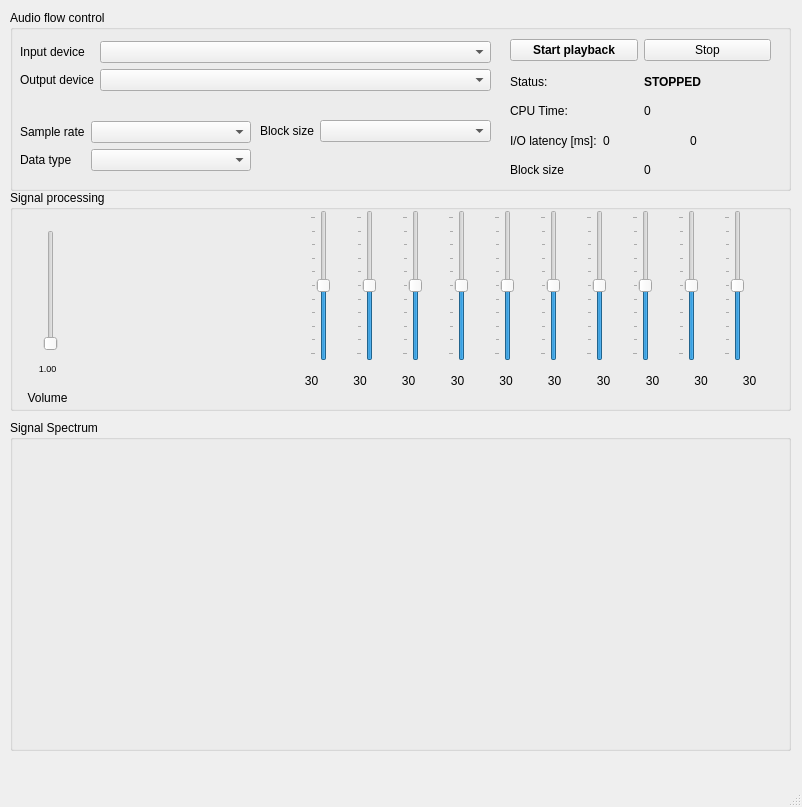
<?xml version="1.0" encoding="UTF-8"?>
<ui version="4.0">
 <class>MainWindow</class>
 <widget class="QMainWindow" name="MainWindow">
  <property name="geometry">
   <rect>
    <x>0</x>
    <y>0</y>
    <width>802</width>
    <height>807</height>
   </rect>
  </property>
  <property name="windowTitle">
   <string>Sound Processing</string>
  </property>
  <property name="autoFillBackground">
   <bool>false</bool>
  </property>
  <property name="documentMode">
   <bool>false</bool>
  </property>
  <widget class="QWidget" name="centralwidget">
   <widget class="QGroupBox" name="groupBox">
    <property name="geometry">
     <rect>
      <x>10</x>
      <y>10</y>
      <width>781</width>
      <height>181</height>
     </rect>
    </property>
    <property name="title">
     <string>Audio flow control</string>
    </property>
    <widget class="QWidget" name="formLayoutWidget">
     <property name="geometry">
      <rect>
       <x>10</x>
       <y>20</y>
       <width>471</width>
       <height>71</height>
      </rect>
     </property>
     <layout class="QFormLayout" name="formLayout">
      <property name="formAlignment">
       <set>Qt::AlignLeading|Qt::AlignLeft|Qt::AlignVCenter</set>
      </property>
      <item row="1" column="0">
       <widget class="QLabel" name="label_2">
        <property name="text">
         <string>Output device</string>
        </property>
       </widget>
      </item>
      <item row="1" column="1">
       <widget class="QComboBox" name="outputDeviceSelector"/>
      </item>
      <item row="0" column="1">
       <widget class="QComboBox" name="inputDeviceSelector">
        <property name="enabled">
         <bool>true</bool>
        </property>
        <property name="editable">
         <bool>false</bool>
        </property>
       </widget>
      </item>
      <item row="0" column="0">
       <widget class="QLabel" name="label">
        <property name="text">
         <string>Input device</string>
        </property>
       </widget>
      </item>
     </layout>
    </widget>
    <widget class="QWidget" name="horizontalLayoutWidget">
     <property name="geometry">
      <rect>
       <x>500</x>
       <y>20</y>
       <width>261</width>
       <height>41</height>
      </rect>
     </property>
     <layout class="QHBoxLayout" name="horizontalLayout">
      <item>
       <widget class="QPushButton" name="startPlaybackBtn">
        <property name="font">
         <font>
          <weight>75</weight>
          <bold>true</bold>
         </font>
        </property>
        <property name="text">
         <string>Start playback</string>
        </property>
        <property name="flat">
         <bool>false</bool>
        </property>
       </widget>
      </item>
      <item>
       <widget class="QPushButton" name="stopPlaybackBtn">
        <property name="text">
         <string>Stop</string>
        </property>
       </widget>
      </item>
     </layout>
    </widget>
    <widget class="QWidget" name="formLayoutWidget_2">
     <property name="geometry">
      <rect>
       <x>10</x>
       <y>100</y>
       <width>231</width>
       <height>71</height>
      </rect>
     </property>
     <layout class="QFormLayout" name="formLayout_2">
      <property name="formAlignment">
       <set>Qt::AlignLeading|Qt::AlignLeft|Qt::AlignVCenter</set>
      </property>
      <item row="0" column="0">
       <widget class="QLabel" name="label_4">
        <property name="text">
         <string>Sample rate</string>
        </property>
       </widget>
      </item>
      <item row="0" column="1">
       <widget class="QComboBox" name="sampleRateSelector"/>
      </item>
      <item row="1" column="0">
       <widget class="QLabel" name="label_5">
        <property name="text">
         <string>Data type</string>
        </property>
       </widget>
      </item>
      <item row="1" column="1">
       <widget class="QComboBox" name="dataTypeSelector"/>
      </item>
     </layout>
    </widget>
    <widget class="QWidget" name="verticalLayoutWidget_2">
     <property name="geometry">
      <rect>
       <x>500</x>
       <y>60</y>
       <width>261</width>
       <height>111</height>
      </rect>
     </property>
     <layout class="QVBoxLayout" name="verticalLayout_2">
      <item>
       <layout class="QHBoxLayout" name="horizontalLayout_2">
        <item>
         <widget class="QLabel" name="label_3">
          <property name="text">
           <string>Status:</string>
          </property>
         </widget>
        </item>
        <item>
         <widget class="QLabel" name="audioStatusLabel">
          <property name="font">
           <font>
            <pointsize>9</pointsize>
            <weight>75</weight>
            <bold>true</bold>
           </font>
          </property>
          <property name="text">
           <string>STOPPED</string>
          </property>
         </widget>
        </item>
       </layout>
      </item>
      <item>
       <layout class="QHBoxLayout" name="horizontalLayout_3">
        <item>
         <widget class="QLabel" name="label_8">
          <property name="text">
           <string>CPU Time:</string>
          </property>
         </widget>
        </item>
        <item>
         <widget class="QLabel" name="CPUTimeLabel">
          <property name="text">
           <string>0</string>
          </property>
          <property name="alignment">
           <set>Qt::AlignLeading|Qt::AlignLeft|Qt::AlignVCenter</set>
          </property>
         </widget>
        </item>
       </layout>
      </item>
      <item>
       <layout class="QHBoxLayout" name="horizontalLayout_4">
        <item>
         <widget class="QLabel" name="label_9">
          <property name="text">
           <string>I/O latency [ms]:</string>
          </property>
         </widget>
        </item>
        <item>
         <widget class="QLabel" name="inputLatencyLabel">
          <property name="text">
           <string>0</string>
          </property>
          <property name="alignment">
           <set>Qt::AlignLeading|Qt::AlignLeft|Qt::AlignVCenter</set>
          </property>
         </widget>
        </item>
        <item>
         <widget class="QLabel" name="outputLatencyLabel">
          <property name="text">
           <string>0</string>
          </property>
         </widget>
        </item>
       </layout>
      </item>
      <item>
       <layout class="QHBoxLayout" name="horizontalLayout_5">
        <item>
         <widget class="QLabel" name="label_10">
          <property name="text">
           <string>Block size</string>
          </property>
         </widget>
        </item>
        <item>
         <widget class="QLabel" name="blockSizeLabel">
          <property name="text">
           <string>0</string>
          </property>
          <property name="alignment">
           <set>Qt::AlignLeading|Qt::AlignLeft|Qt::AlignVCenter</set>
          </property>
         </widget>
        </item>
       </layout>
      </item>
     </layout>
    </widget>
    <widget class="QWidget" name="formLayoutWidget_3">
     <property name="geometry">
      <rect>
       <x>250</x>
       <y>100</y>
       <width>231</width>
       <height>41</height>
      </rect>
     </property>
     <layout class="QFormLayout" name="formLayout_3">
      <property name="formAlignment">
       <set>Qt::AlignLeading|Qt::AlignLeft|Qt::AlignVCenter</set>
      </property>
      <item row="0" column="0">
       <widget class="QLabel" name="label_7">
        <property name="text">
         <string>Block size</string>
        </property>
       </widget>
      </item>
      <item row="0" column="1">
       <widget class="QComboBox" name="blockSizeSelector"/>
      </item>
     </layout>
    </widget>
   </widget>
   <widget class="QGroupBox" name="groupBox_2">
    <property name="geometry">
     <rect>
      <x>10</x>
      <y>190</y>
      <width>781</width>
      <height>221</height>
     </rect>
    </property>
    <property name="title">
     <string>Signal processing</string>
    </property>
    <widget class="QSlider" name="masterVolumeSlider">
     <property name="geometry">
      <rect>
       <x>30</x>
       <y>40</y>
       <width>22</width>
       <height>121</height>
      </rect>
     </property>
     <property name="maximum">
      <number>100</number>
     </property>
     <property name="orientation">
      <enum>Qt::Vertical</enum>
     </property>
     <property name="tickPosition">
      <enum>QSlider::NoTicks</enum>
     </property>
     <property name="tickInterval">
      <number>10</number>
     </property>
    </widget>
    <widget class="QLabel" name="label_6">
     <property name="geometry">
      <rect>
       <x>10</x>
       <y>200</y>
       <width>55</width>
       <height>16</height>
      </rect>
     </property>
     <property name="text">
      <string>Volume</string>
     </property>
     <property name="alignment">
      <set>Qt::AlignCenter</set>
     </property>
    </widget>
    <widget class="QLabel" name="volumeSliderValue">
     <property name="geometry">
      <rect>
       <x>10</x>
       <y>170</y>
       <width>55</width>
       <height>16</height>
      </rect>
     </property>
     <property name="font">
      <font>
       <pointsize>7</pointsize>
       <kerning>true</kerning>
      </font>
     </property>
     <property name="text">
      <string>1.00</string>
     </property>
     <property name="alignment">
      <set>Qt::AlignCenter</set>
     </property>
    </widget>
    <widget class="QWidget" name="horizontalLayoutWidget_2">
     <property name="geometry">
      <rect>
       <x>280</x>
       <y>20</y>
       <width>481</width>
       <height>151</height>
      </rect>
     </property>
     <layout class="QHBoxLayout" name="horizontalLayout_6">
      <item>
       <widget class="QSlider" name="EQ_slider1">
        <property name="minimum">
         <number>-50</number>
        </property>
        <property name="maximum">
         <number>50</number>
        </property>
        <property name="value">
         <number>0</number>
        </property>
        <property name="orientation">
         <enum>Qt::Vertical</enum>
        </property>
        <property name="tickPosition">
         <enum>QSlider::TicksAbove</enum>
        </property>
        <property name="tickInterval">
         <number>10</number>
        </property>
       </widget>
      </item>
      <item>
       <widget class="QSlider" name="EQ_slider2">
        <property name="minimum">
         <number>-50</number>
        </property>
        <property name="maximum">
         <number>50</number>
        </property>
        <property name="value">
         <number>0</number>
        </property>
        <property name="orientation">
         <enum>Qt::Vertical</enum>
        </property>
        <property name="tickPosition">
         <enum>QSlider::TicksAbove</enum>
        </property>
        <property name="tickInterval">
         <number>10</number>
        </property>
       </widget>
      </item>
      <item>
       <widget class="QSlider" name="EQ_slider3">
        <property name="minimum">
         <number>-50</number>
        </property>
        <property name="maximum">
         <number>50</number>
        </property>
        <property name="value">
         <number>0</number>
        </property>
        <property name="orientation">
         <enum>Qt::Vertical</enum>
        </property>
        <property name="tickPosition">
         <enum>QSlider::TicksAbove</enum>
        </property>
        <property name="tickInterval">
         <number>10</number>
        </property>
       </widget>
      </item>
      <item>
       <widget class="QSlider" name="EQ_slider4">
        <property name="minimum">
         <number>-50</number>
        </property>
        <property name="maximum">
         <number>50</number>
        </property>
        <property name="value">
         <number>0</number>
        </property>
        <property name="orientation">
         <enum>Qt::Vertical</enum>
        </property>
        <property name="tickPosition">
         <enum>QSlider::TicksAbove</enum>
        </property>
        <property name="tickInterval">
         <number>10</number>
        </property>
       </widget>
      </item>
      <item>
       <widget class="QSlider" name="EQ_slider5">
        <property name="minimum">
         <number>-50</number>
        </property>
        <property name="maximum">
         <number>50</number>
        </property>
        <property name="value">
         <number>0</number>
        </property>
        <property name="orientation">
         <enum>Qt::Vertical</enum>
        </property>
        <property name="tickPosition">
         <enum>QSlider::TicksAbove</enum>
        </property>
        <property name="tickInterval">
         <number>10</number>
        </property>
       </widget>
      </item>
      <item>
       <widget class="QSlider" name="EQ_slider6">
        <property name="minimum">
         <number>-50</number>
        </property>
        <property name="maximum">
         <number>50</number>
        </property>
        <property name="value">
         <number>0</number>
        </property>
        <property name="orientation">
         <enum>Qt::Vertical</enum>
        </property>
        <property name="tickPosition">
         <enum>QSlider::TicksAbove</enum>
        </property>
        <property name="tickInterval">
         <number>10</number>
        </property>
       </widget>
      </item>
      <item>
       <widget class="QSlider" name="EQ_slider7">
        <property name="minimum">
         <number>-50</number>
        </property>
        <property name="maximum">
         <number>50</number>
        </property>
        <property name="value">
         <number>0</number>
        </property>
        <property name="orientation">
         <enum>Qt::Vertical</enum>
        </property>
        <property name="tickPosition">
         <enum>QSlider::TicksAbove</enum>
        </property>
        <property name="tickInterval">
         <number>10</number>
        </property>
       </widget>
      </item>
      <item>
       <widget class="QSlider" name="EQ_slider8">
        <property name="minimum">
         <number>-50</number>
        </property>
        <property name="maximum">
         <number>50</number>
        </property>
        <property name="value">
         <number>0</number>
        </property>
        <property name="orientation">
         <enum>Qt::Vertical</enum>
        </property>
        <property name="tickPosition">
         <enum>QSlider::TicksAbove</enum>
        </property>
        <property name="tickInterval">
         <number>10</number>
        </property>
       </widget>
      </item>
      <item>
       <widget class="QSlider" name="EQ_slider9">
        <property name="minimum">
         <number>-50</number>
        </property>
        <property name="maximum">
         <number>50</number>
        </property>
        <property name="value">
         <number>0</number>
        </property>
        <property name="orientation">
         <enum>Qt::Vertical</enum>
        </property>
        <property name="tickPosition">
         <enum>QSlider::TicksAbove</enum>
        </property>
        <property name="tickInterval">
         <number>10</number>
        </property>
       </widget>
      </item>
      <item>
       <widget class="QSlider" name="EQ_slider10">
        <property name="minimum">
         <number>-50</number>
        </property>
        <property name="maximum">
         <number>50</number>
        </property>
        <property name="value">
         <number>0</number>
        </property>
        <property name="orientation">
         <enum>Qt::Vertical</enum>
        </property>
        <property name="tickPosition">
         <enum>QSlider::TicksAbove</enum>
        </property>
        <property name="tickInterval">
         <number>10</number>
        </property>
       </widget>
      </item>
     </layout>
    </widget>
    <widget class="QWidget" name="horizontalLayoutWidget_3">
     <property name="geometry">
      <rect>
       <x>280</x>
       <y>170</y>
       <width>481</width>
       <height>41</height>
      </rect>
     </property>
     <layout class="QHBoxLayout" name="horizontalLayout_7">
      <item>
       <widget class="QLabel" name="EQ_label1">
        <property name="text">
         <string>30</string>
        </property>
        <property name="alignment">
         <set>Qt::AlignCenter</set>
        </property>
       </widget>
      </item>
      <item>
       <widget class="QLabel" name="EQ_label2">
        <property name="text">
         <string>30</string>
        </property>
        <property name="alignment">
         <set>Qt::AlignCenter</set>
        </property>
       </widget>
      </item>
      <item>
       <widget class="QLabel" name="EQ_label3">
        <property name="text">
         <string>30</string>
        </property>
        <property name="alignment">
         <set>Qt::AlignCenter</set>
        </property>
       </widget>
      </item>
      <item>
       <widget class="QLabel" name="EQ_label4">
        <property name="text">
         <string>30</string>
        </property>
        <property name="alignment">
         <set>Qt::AlignCenter</set>
        </property>
       </widget>
      </item>
      <item>
       <widget class="QLabel" name="EQ_label5">
        <property name="text">
         <string>30</string>
        </property>
        <property name="alignment">
         <set>Qt::AlignCenter</set>
        </property>
       </widget>
      </item>
      <item>
       <widget class="QLabel" name="EQ_label6">
        <property name="text">
         <string>30</string>
        </property>
        <property name="alignment">
         <set>Qt::AlignCenter</set>
        </property>
       </widget>
      </item>
      <item>
       <widget class="QLabel" name="EQ_label7">
        <property name="text">
         <string>30</string>
        </property>
        <property name="alignment">
         <set>Qt::AlignCenter</set>
        </property>
       </widget>
      </item>
      <item>
       <widget class="QLabel" name="EQ_label8">
        <property name="text">
         <string>30</string>
        </property>
        <property name="alignment">
         <set>Qt::AlignCenter</set>
        </property>
       </widget>
      </item>
      <item>
       <widget class="QLabel" name="EQ_label9">
        <property name="text">
         <string>30</string>
        </property>
        <property name="alignment">
         <set>Qt::AlignCenter</set>
        </property>
       </widget>
      </item>
      <item>
       <widget class="QLabel" name="EQ_label10">
        <property name="text">
         <string>30</string>
        </property>
        <property name="alignment">
         <set>Qt::AlignCenter</set>
        </property>
       </widget>
      </item>
     </layout>
    </widget>
   </widget>
   <widget class="QGroupBox" name="fftGroupBox">
    <property name="geometry">
     <rect>
      <x>10</x>
      <y>420</y>
      <width>781</width>
      <height>331</height>
     </rect>
    </property>
    <property name="title">
     <string>Signal Spectrum</string>
    </property>
   </widget>
  </widget>
  <widget class="QMenuBar" name="menubar">
   <property name="geometry">
    <rect>
     <x>0</x>
     <y>0</y>
     <width>802</width>
     <height>26</height>
    </rect>
   </property>
  </widget>
  <widget class="QStatusBar" name="statusbar"/>
 </widget>
 <resources/>
 <connections/>
</ui>
